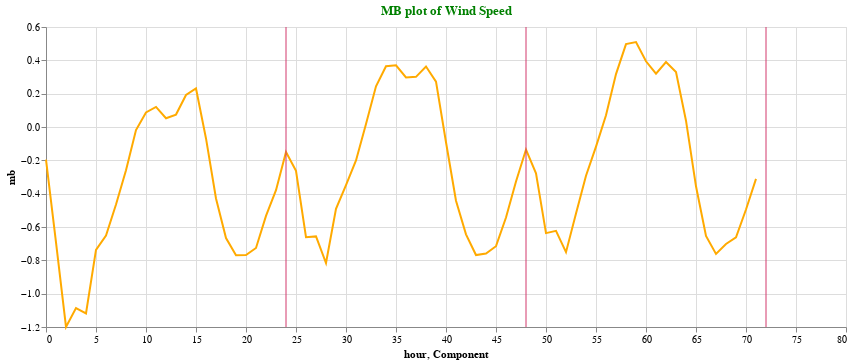

Source (notebook cell):
### Code cell
plotmb(mb_wsp,"MB plot of Wind Speed")

### Figure 1 — Vega-Lite specification as saved in the notebook (floating-point values rounded to 4 significant figures)
{"config": {"view": {"continuousWidth": 400, "continuousHeight": 300}}, "layer": [{"data": {"name": "data-37d04ab2786c5716065f6fc8cd5dc59b"}, "mark": "line", "encoding": {"color": {"value": "#FFAA00"}, "x": {"field": "hour", "type": "quantitative"}, "y": {"field": "mb", "type": "quantitative"}}, "height": 300, "title": {"text": ["MB plot of Wind Speed"], "color": "green"}, "width": 800}, {"data": {"name": "data-b9dd60dc560f7891b967d8e82c37ad0c"}, "mark": {"type": "rule", "color": "#D2386C"}, "encoding": {"x": {"field": "Component", "type": "quantitative"}}}], "$schema": "https://vega.github.io/schema/vega-lite/v4.17.0.json", "datasets": {"data-37d04ab2786c5716065f6fc8cd5dc59b": [{"mb": -0.1952, "hour": 0}, {"mb": -0.6923, "hour": 1}, {"mb": -1.199, "hour": 2}, {"mb": -1.086, "hour": 3}, {"mb": -1.118, "hour": 4}, {"mb": -0.7373, "hour": 5}, {"mb": -0.6515, "hour": 6}, {"mb": -0.4653, "hour": 7}, {"mb": -0.2601, "hour": 8}, {"mb": -0.01834, "hour": 9}, {"mb": 0.08761, "hour": 10}, {"mb": 0.1203, "hour": 11}, {"mb": 0.05234, "hour": 12}, {"mb": 0.07455, "hour": 13}, {"mb": 0.192, "hour": 14}, {"mb": 0.2312, "hour": 15}, {"mb": -0.06874, "hour": 16}, {"mb": -0.4288, "hour": 17}, {"mb": -0.6663, "hour": 18}, {"mb": -0.7692, "hour": 19}, {"mb": -0.7681, "hour": 20}, {"mb": -0.726, "hour": 21}, {"mb": -0.5334, "hour": 22}, {"mb": -0.3792, "hour": 23}, {"mb": -0.1495, "hour": 24}, {"mb": -0.2628, "hour": 25}, {"mb": -0.661, "hour": 26}, {"mb": -0.6564, "hour": 27}, {"mb": -0.8162, "hour": 28}, {"mb": -0.4912, "hour": 29}, {"mb": -0.3483, "hour": 30}, {"mb": -0.2004, "hour": 31}, {"mb": 0.01822, "hour": 32}, {"mb": 0.2443, "hour": 33}, {"mb": 0.3643, "hour": 34}, {"mb": 0.3698, "hour": 35}, {"mb": 0.2971, "hour": 36}, {"mb": 0.301, "hour": 37}, {"mb": 0.3631, "hour": 38}, {"mb": 0.2723, "hour": 39}, {"mb": -0.0917, "hour": 40}, {"mb": -0.4427, "hour": 41}, {"mb": -0.6439, "hour": 42}, {"mb": -0.7682, "hour": 43}, {"mb": -0.7593, "hour": 44}, {"mb": -0.7151, "hour": 45}, {"mb": -0.5429, "hour": 46}, {"mb": -0.3267, "hour": 47}, {"mb": -0.1353, "hour": 48}, {"mb": -0.2775, "hour": 49}, {"mb": -0.6367, "hour": 50}, {"mb": -0.623, "hour": 51}, {"mb": -0.751, "hour": 52}, {"mb": -0.5183, "hour": 53}, {"mb": -0.2922, "hour": 54}, {"mb": -0.1175, "hour": 55}, {"mb": 0.07017, "hour": 56}, {"mb": 0.3172, "hour": 57}, {"mb": 0.4973, "hour": 58}, {"mb": 0.5097, "hour": 59}, {"mb": 0.3942, "hour": 60}, {"mb": 0.3201, "hour": 61}, {"mb": 0.3898, "hour": 62}, {"mb": 0.3294, "hour": 63}, {"mb": 0.03789, "hour": 64}, {"mb": -0.3557, "hour": 65}, {"mb": -0.6536, "hour": 66}, {"mb": -0.7613, "hour": 67}, {"mb": -0.7022, "hour": 68}, {"mb": -0.6621, "hour": 69}, {"mb": -0.4951, "hour": 70}, {"mb": -0.3112, "hour": 71}], "data-b9dd60dc560f7891b967d8e82c37ad0c": [{"Component": 24}, {"Component": 48}, {"Component": 72}]}}
